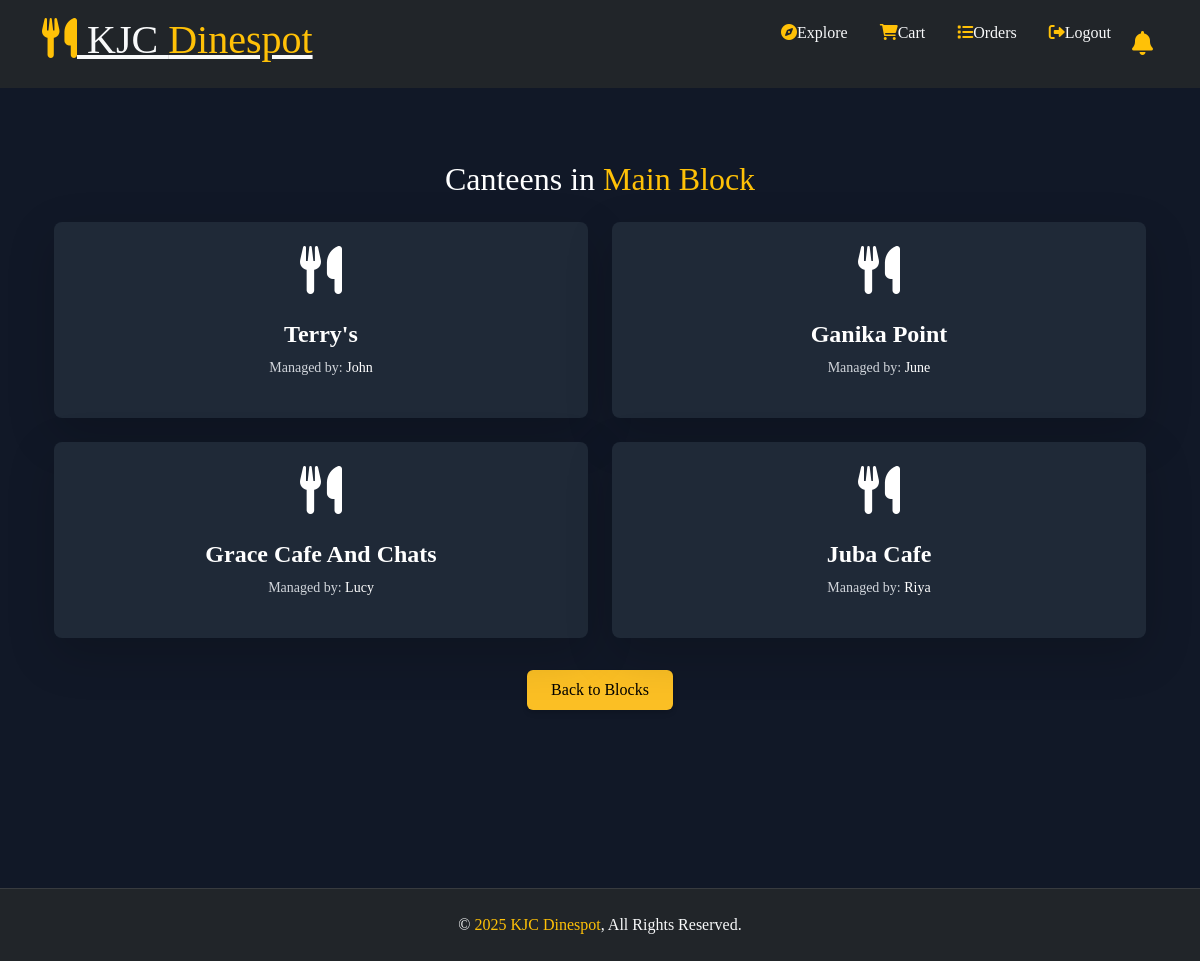
Page /blocks/1/canteens/ on the committed database.
### main/models.py (models this page shows, shortened)
class Block(models.Model):
    block_name = models.CharField(max_length=255)
    description = models.TextField(blank=True, null=True)

class Canteen(models.Model):
    canteen_name = models.CharField(max_length=255)
    block = models.ForeignKey(Block,related_name='canteens', on_delete=models.CASCADE)  # Foreign key to Block
    caterer = models.ForeignKey(User, on_delete=models.CASCADE, limit_choices_to={'role': 'caterer'})  # Foreign key to User with 'caterer' role
    revenue = models.DecimalField(max_digits=12, decimal_places=2, default=0.00)  # Add this

class User(models.Model):
    ROLE_CHOICES = [
        ('user', 'User'),
        ('caterer', 'Caterer'),
        ('admin', 'Admin'),
    ]
    name = models.CharField(max_length=255)
    email = models.EmailField(unique=True)
    password = models.CharField(max_length=255)  # Consider using Django's authentication system
    role = models.CharField(max_length=10, choices=ROLE_CHOICES)
    phone = models.CharField(max_length=15, null=True, blank=True)
    USERNAME_FIELD = 'email'  # Specify the field to be used for login (email in this case)
    REQUIRED_FIELDS = ['password']

### canteenapp/views.py (the view)
# urls.py: path('blocks/<int:block_id>/canteens/', views.block_canteens, name='block_canteens'),
def block_canteens(request, block_id):
    block = get_object_or_404(Block, id=block_id)
    canteens = Canteen.objects.filter(block=block)
    return render(request, 'canteen_list.html', {
        'block': block,
        'block_name': block.block_name,
        'canteens': canteens,
    })

### canteenapp/templates/canteen_list.html
{% extends 'block_list.html' %}
{% load static %}
{% block content %}
<section class="py-16 bg-gray-900 min-h-screen">
  <section class="container mx-auto font-serif px-6">
    <div class="container mt-2">
      <h2 class="text-center mb-4">Canteens in <span class="text-warning">{{ block_name }}</span></h2>
      <div class="grid grid-cols-2 md:grid-cols-2 gap-6">
        {% for canteen in canteens %}
        <a href="{% url 'canteen_menu' canteen.id %}" class="text-white no-underline hover:text-yellow-400 transition duration-300">
        <div class="p-6 w-full bg-gray-800 rounded-lg shadow-lg transition duration-300 ease-in-out transform hover:scale-105 hover:bg-yellow-400">
          <div class="text-5xl text-white mb-4 flex items-center justify-center">
            <i class="fas fa-utensils text-white hover:text-yellow-400 transition duration-300"></i>
          </div>
          <h4 class="text-2xl font-bold text-center text-white mb-2">
            {{ canteen.canteen_name }}
          </h4>
          <p class="text-center text-sm text-gray-300">
            Managed by:
            <span class="text-white hover:text-yellow-400 transition duration-300">{{ canteen.caterer.name }}</span>
          </p>
        </div>
        {% empty %}
        <div class="col-span-2 text-center">
          <p class="text-xl text-gray-300">No canteens available in this block.</p>
        </div></a>
        {% endfor %}
      </div>
      <div class="mt-8 text-center">
        <a href="{% url 'main:user_dashboard' %}" class="inline-block no-underline bg-yellow-400 text-black px-6 py-2 rounded-md shadow-md hover:bg-grey-500">
          Back to Blocks
        </a>
      </div>
    </div>
  </section>
</section>
{% endblock %}

### static/css/style.css (style rules this page uses)
body { font-family: 'Playfair Display', serif; background-color: #0c0b09; background-size: cover; color: #fff; margin: 0; width: 100%; height: 100vh; }

### rows in the picture
Block: block_name "Main Block"
Canteen: canteen_name "Terry's", caterer.name "John"
Canteen: canteen_name "Ganika Point", caterer.name "June"
Canteen: canteen_name "Grace Cafe And Chats", caterer.name "Lucy"
Canteen: canteen_name "Juba Cafe", caterer.name "Riya"
